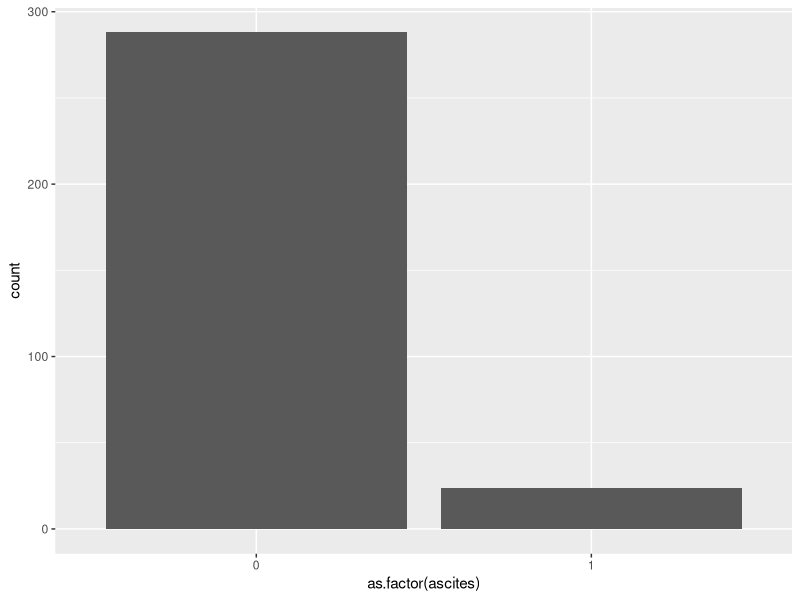
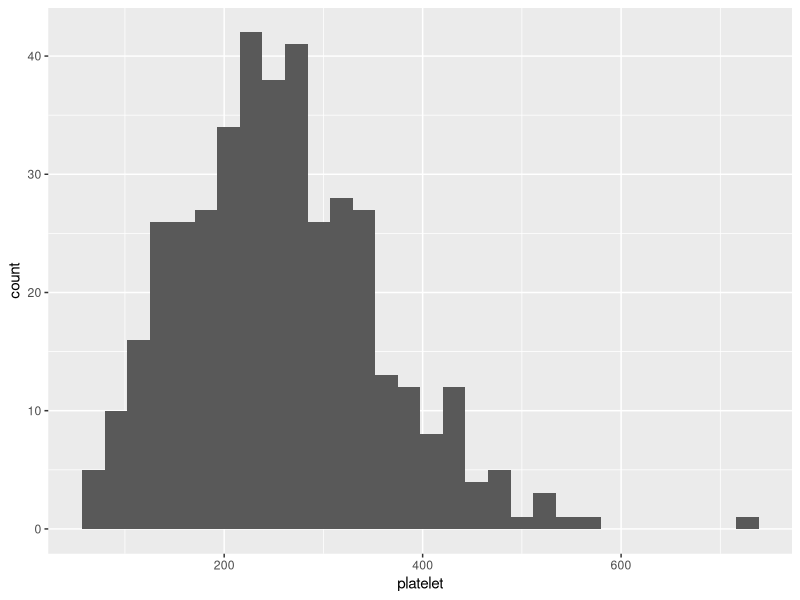
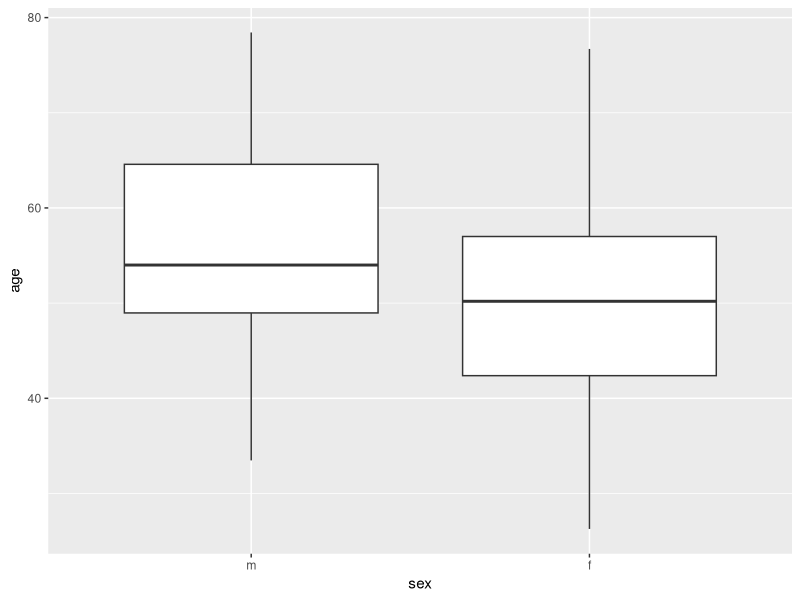
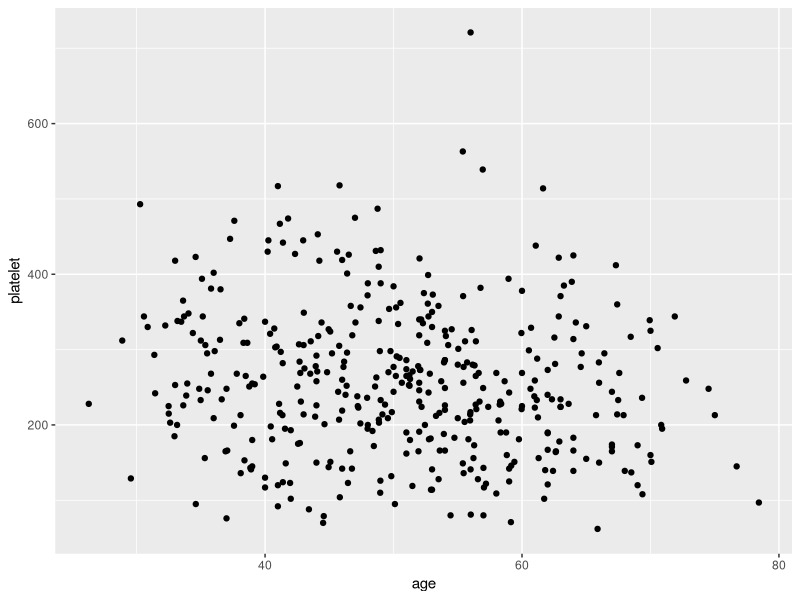
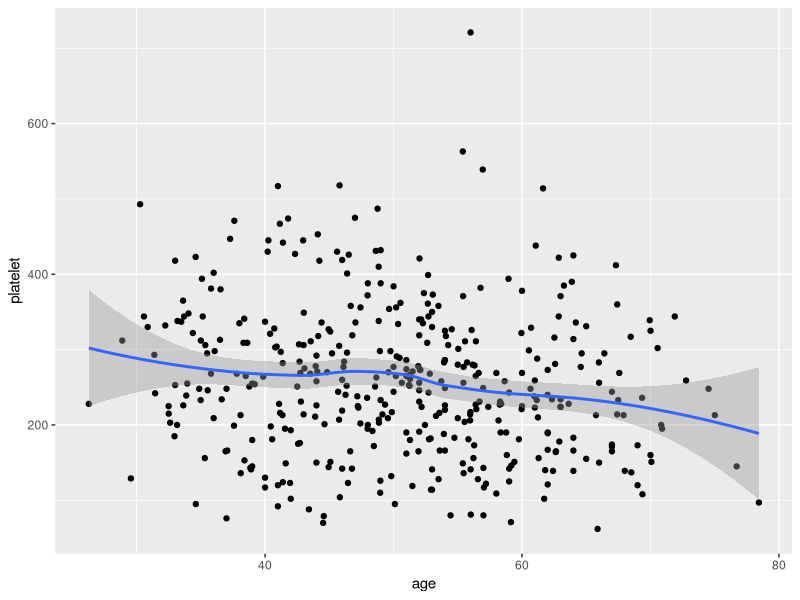
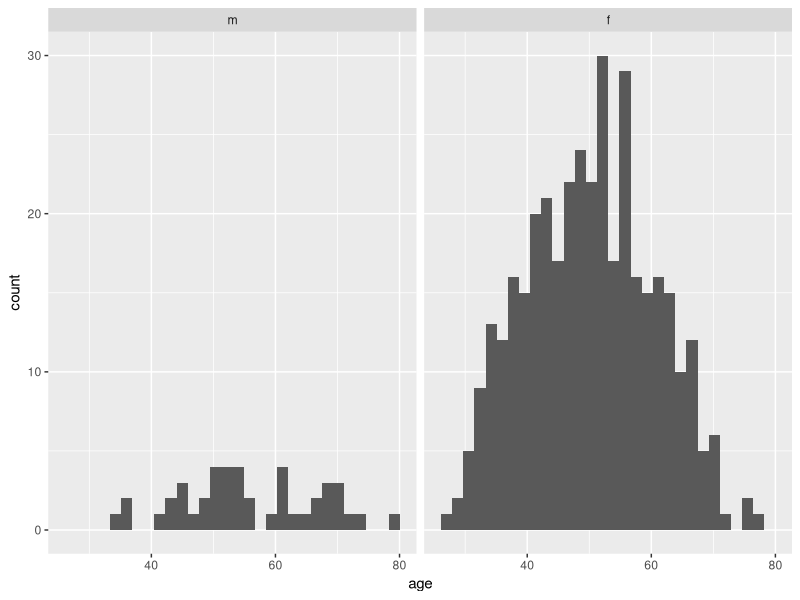
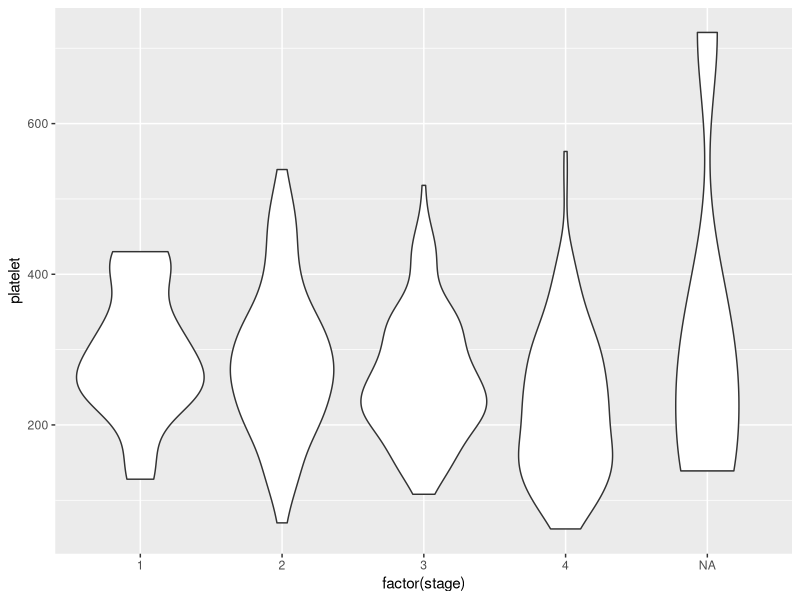
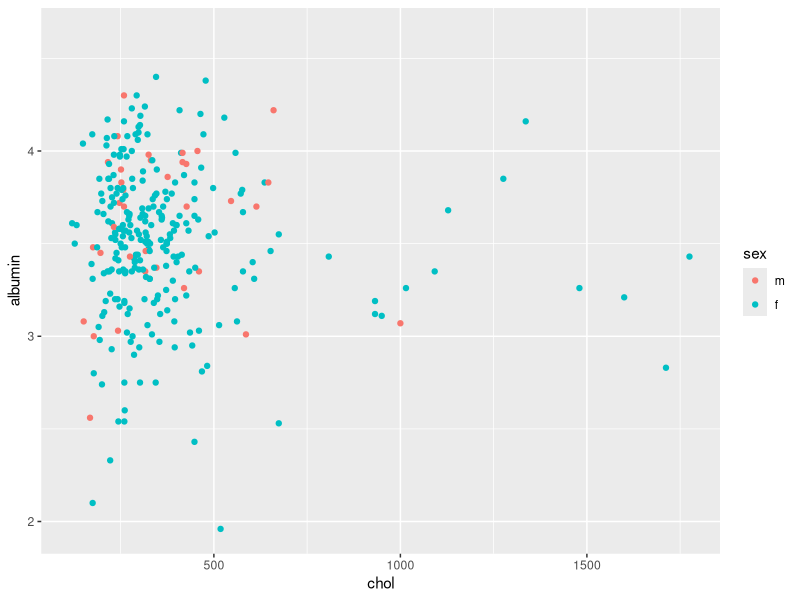

Write the R code that produced these figures, in order.
## ---- chunk 1
    library(survival)
    library(ggplot2)
    data(pbc)
## ---- chunk 2
    str(pbc)
## ---- chunk 3
    ggplot(subset(pbc, !is.na(ascites)), aes(x = as.factor(ascites)))+geom_bar() # Don't report missing values
## ---- chunk 4
    ggplot(pbc, aes(x = platelet)) + geom_histogram()
## ---- chunk 5
    ggplot(pbc, aes(x = sex, y = age))+geom_boxplot()
    ggplot(pbc, aes(x = age, y = platelet))+geom_point()
## ---- chunk 6
    ggplot(pbc, aes(x = age, y = platelet))+geom_point() + geom_smooth()
## ---- chunk 7
    ggplot(pbc, aes(x = age))+geom_histogram() + facet_wrap(~sex, nrow=1)
## ---- chunk 8
    ggplot(pbc, aes(x = factor(stage), y = platelet))+geom_violin() # x must be a factor
## ---- chunk 9
    ggplot(pbc, aes(x = chol, y = albumin, color=sex))+geom_point()
## ---- chunk 10
    ggplot(pbc, aes(x = factor(stage), y = platelet))+geom_boxplot()+facet_wrap(~sex, ncol=1)
    
## ---- chunk 11
    ggplot(subset(pbc, !is.na(stage)), aes(x = alk.phos, y = ast, color=sex))+geom_point()+facet_wrap(~stage, nrow=2)
    
